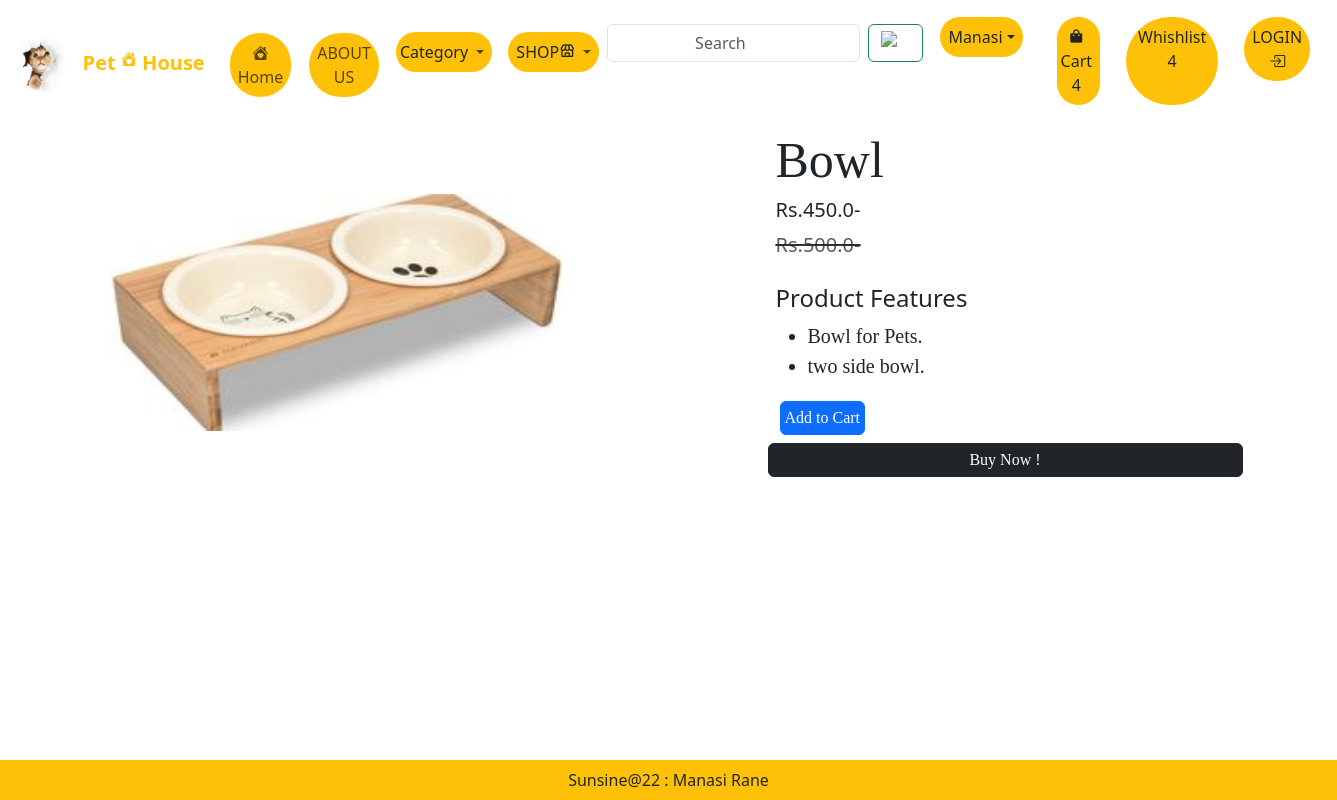
/productdetail/1 (signed in), run on the app's committed database.
### PetApp/models.py (models this page shows)
class Pet_Product(models.Model):
    CATEGORY_CHOICES = (
    ('food','Pet Food & water bowl'),
    ('Beds' ,'Dog Beds'),
    ('kit','Pet Grooming Kits'),
    ('carrier','Pet Carrier'),
    ('Stainfree' ,'Pet Stain & Order Removers'),
    ('Tr','Treats'),
    ('med','Pet Supplements & vitamins'),
    ('pro','Pet-Friendly Cleaning Products'),
)
    product_title = models.CharField(max_length=150)
    selling_price = models.FloatField()
    discounted_price = models.FloatField()
    composition = models.TextField(default='')
    prodapp =models.TextField(default='')
    category = models.CharField(choices=CATEGORY_CHOICES, max_length=10)
    product_image = models.ImageField(upload_to='pet_product') #img store in media direrctory in setting
    def __str__(self):
        return self.product_title

### PetApp/views.py (the view)
# urls.py: path('productdetail/<int:pk>', views.ProductDetail.as_view(), name='productdetail'), #petproduct #petpro
class ProductDetail(View):
    def get(self, request,pk):
        petpro = Pet_Product.objects.get(pk=pk)
        return render(request,'app/productdetail.html',locals())

### PetApp/templates/app/productdetail.html (shortened to what this page needs)
{% extends 'app/base.html' %}
{% load static %}
{% block main-content%}
<div class="container">
    <div class="row flex justify-content-between">
        <div class="img2 col-lg-5 mt-5">
            <img src="{{petpro.product_image.url}}"
                class="image col-xs-6 col-sm-12 col-lg-12 mt-3 text-sm-center w-100 h-75" alt="">
        </div>
        <div class="productdetail col-lg-5">
            <h3 style="font-family: Georgia; font-size: 50px;">{{petpro.product_title}}</h3>
            <h5>Rs.{{petpro.discounted_price}}-</h5>
            <small class="text-decoration-line-through text-muted fs-5"><del>Rs.{{petpro.selling_price}}-</small></del>
            <br><br><h4>Product Features</h4>
            <ul class="fs-5" style="font-family:Georgia;">
            <li>{{petpro.composition}}</li>
            <li>{{petpro.prodapp}}</li>
        </ul>
        <div class="button row flex" style="font-family: Georgia;">
            <form action="/add-to-cart" class="d-inline">
                <button type="submit" class="d-grid gap-2 btn1 btn btn-primary p-1 m-1 btn-1g text-decoration-none text-white"> Add to Cart </button>
            </form>
            <div class="btn btn-dark p-1 m-1 btn-1g">
                <a href="#" class="text-decoration-none text-white">Buy Now !</a>
            </div>
        </div>
        </div>
    </div>
</div>
{%endblock main-content%}

### data on the page
Pet_Product: product_image (picture), product_title "Bowl", discounted_price "450.0", selling_price "500.0", composition "Bowl for Pets.", prodapp "two side bowl."
